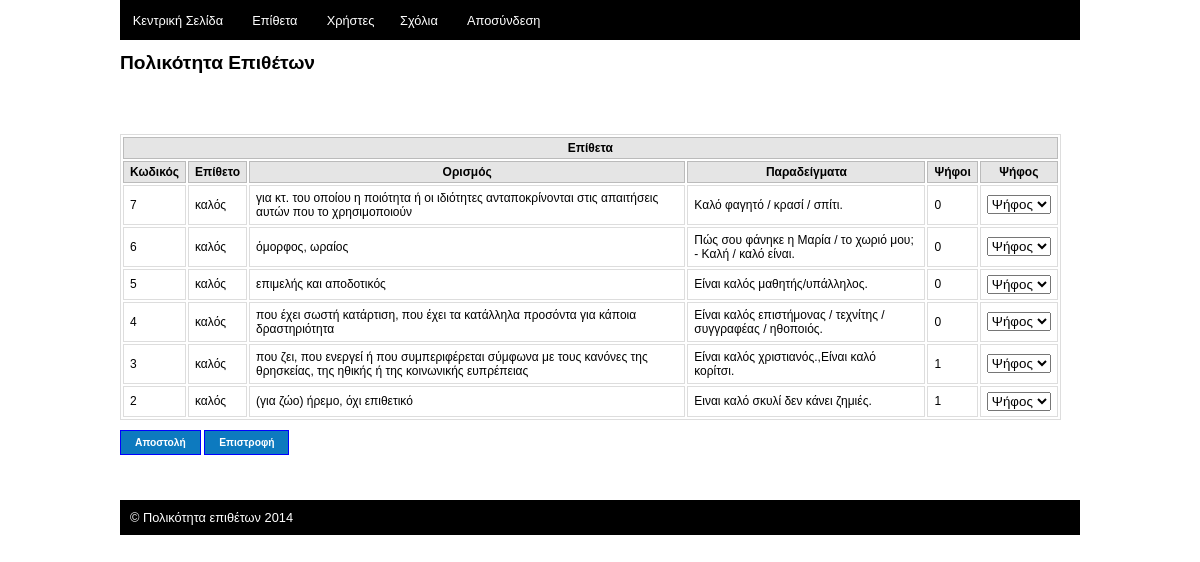
/project/site/admin/voting.php (signed in), run on an earlier commit of the app's database.
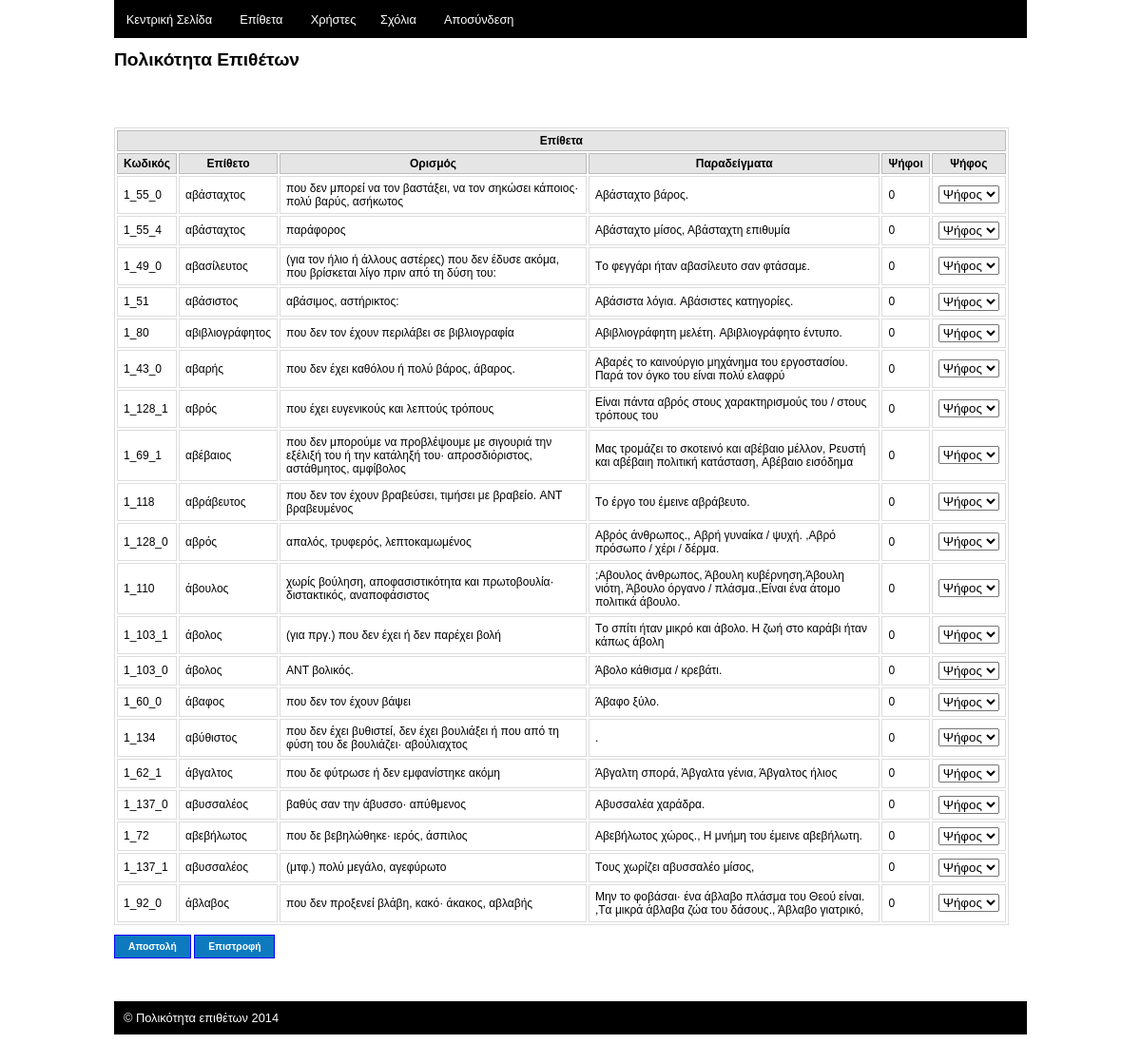
And on a later commit of the database.
### tables this page shows
CREATE TABLE IF NOT EXISTS `adjectives` (
  `code` varchar(255) NOT NULL,
  `adjective` varchar(255) NOT NULL,
  `definition` varchar(500) NOT NULL,
  PRIMARY KEY (`code`)
);

### project/site/includes/functions.php (called while the page is built, shortened)
<?php
function getAdjectivesForVoting($username){
	$username = mysql_escape_string($username);
	$adjective_list=array();
	$sql="SELECT * FROM `adjectives` WHERE code not in ( select code from rankings where username='$username') LIMIT 1000 ";
	$result = mysql_query($sql) or die(mysql_error());
	while($row = mysql_fetch_array($result)) {
		$adjective=new Adjective();
		$adjective->code=$row['code'];
		$adjective->adjective=$row['adjective'];
		$adjective->definition=$row['definition'];
		$sql="SELECT example FROM examples where code='$adjective->code' ";
		$res = mysql_query($sql);
		$i=0;
		while($myrow = mysql_fetch_array($res))	{
			$adjective->examples[$i] = $myrow['example'];
			$i++;
		}
		$sql="SELECT count(*) as count FROM rankings where code='$adjective->code' ";
		$res = mysql_query($sql);
		$myrow = mysql_fetch_array($res);
		$adjective->votes = $myrow['count'];
		$adjective_list[]=$adjective;
	}
    usort($adjective_list, "cmp");
	return $adjective_list;
}
 function cmp($a, $b){
        if($a->votes < $b->votes)
			return false;
		else
			return true;
}
?>

### project/site/admin/voting.php (the view, shortened to what this page needs)
<?php
$username = $_SESSION['username'];
include('header.php');
?>
<div id="content">
<h1>Πολικότητα Επιθέτων</h1>
<br/><br/>
<?php
	$adjectives = getAdjectivesForVoting( $username );
	if(count($adjectives)>0){
?>
<br/>
<form action="" method="post">
	<table>
		<tr>
			<th colspan='7' ><strong>Επίθετα </strong></th>
		</tr>
		<tr>
			<th><strong>Κωδικός</strong></th>
			<th><strong>Επίθετο</strong></th>
			<th><strong>Ορισμός</strong></th>
			<th><strong>Παραδείγματα</strong></th>
			<th><strong>Ψήφοι</strong></th>
		 	<th colspan='2'><strong>Ψήφος</strong></th>
		</tr>
		<?php
		$count=0;
		foreach ( $adjectives as $adjective){
			if($count==ADJECTIVE_MAX_VOTING)
				break;
			$code = $adjective->code;
			echo "<tr>";
			echo "  <td>$code</td>
					<td>$adjective->adjective</td>
					<td>$adjective->definition</td>
					<td>" . implode(",", $adjective->examples) ."</td>
					<td>$adjective->votes</td>";
			echo "  <td colspan='2'> <select name='vote[]'><option value=''>Ψήφος</option><option>-2</option><option>-1</option><option>0</option><option>1</option><option>2</option></select> </td>";
			echo "</tr>";
			$count++;
		}
		?>
	</table>
	<input type="submit" name="submit" value="Αποστολή" class="button" />
	<a href="" onclick="window.history.back();return false;" class="button">Επιστροφή</a>
	</form>
	<?php
	}
	?>
</div>
<br/><br/><br/>
<?php
include('footer.php');
?>

What changed in the data, as far as the page shows it:
no longer on this page (row unchanged): adjectives: code "7", adjective "καλός", definition "για κτ. του οποίου η ποιότητα ή οι ιδιότητες ανταποκρίνονται στις απαιτήσεις αυτών που το χρησιμοποιούν", examples "Kαλό φαγητό / κρασί / σπίτι.", votes "0"
no longer on this page (row unchanged): adjectives: code "6", adjective "καλός", definition "όμορφος, ωραίος", examples "Πώς σου φάνηκε η Mαρία / το χωριό μου; - Kαλή / καλό είναι.", votes "0"
no longer on this page (row unchanged): adjectives: code "5", adjective "καλός", definition "επιμελής και αποδοτικός", examples "Είναι καλός μαθητής/υπάλληλος.", votes "0"
no longer on this page (row unchanged): adjectives: code "4", adjective "καλός", definition "που έχει σωστή κατάρτιση, που έχει τα κατάλληλα προσόντα για κάποια δραστηριότητα", examples "Είναι καλός επιστήμονας / τεχνίτης / συγγραφέας / ηθοποιός.", votes "0"
no longer on this page (row unchanged): adjectives: code "3", adjective "καλός", definition "που ζει, που ενεργεί ή που συμπεριφέρεται σύμφωνα με τους κανόνες της θρησκείας, της ηθικής ή της κοινωνικής ευπρέπειας", examples "Είναι καλός χριστιανός.,Είναι καλό κορίτσι.", votes "1"
no longer on this page (row unchanged): adjectives: code "2", adjective "καλός", definition "(για ζώο) ήρεμο, όχι επιθετικό", examples "Ειναι καλό σκυλί δεν κάνει ζημιές.", votes "1"
added adjectives: code "1_55_0", adjective "αβάσταχτος", definition "που δεν μπορεί να τον βαστάξει, να τον σηκώσει κάποιος· πολύ βαρύς, ασήκωτος", examples "Aβάσταχτο βάρος.", votes "0"
added adjectives: code "1_55_4", adjective "αβάσταχτος", definition "παράφορος", examples "Αβάσταχτο μίσος, Αβάσταχτη επιθυμία", votes "0"
added adjectives: code "1_49_0", adjective "αβασίλευτος", definition "(για τον ήλιο ή άλλους αστέρες) που δεν έδυσε ακόμα, που βρίσκεται λίγο πριν από τη δύση του:", examples "Tο φεγγάρι ήταν αβασίλευτο σαν φτάσαμε.", votes "0"
added adjectives: code "1_51", adjective "αβάσιστος", definition "αβάσιμος, αστήρικτος:", examples "Aβάσιστα λόγια. Aβάσιστες κατηγορίες.", votes "0"
added adjectives: code "1_80", adjective "αβιβλιογράφητος", definition "που δεν τον έχουν περιλάβει σε βιβλιογραφία", examples "Aβιβλιογράφητη μελέτη. Aβιβλιογράφητο έντυπο.", votes "0"
added adjectives: code "1_43_0", adjective "αβαρής", definition "που δεν έχει καθόλου ή πολύ βάρος, άβαρος.", examples "Αβαρές το καινούργιο μηχάνημα του εργοστασίου. Παρά τον όγκο του είναι πολύ ελαφρύ", votes "0"
added adjectives: code "1_128_1", adjective "αβρός", definition "που έχει ευγενικούς και λεπτούς τρόπους", examples "Είναι πάντα αβρός στους χαρακτηρισμούς του / στους τρόπους του", votes "0"
added adjectives: code "1_69_1", adjective "αβέβαιος", definition "που δεν μπορούμε να προβλέψουμε με σιγουριά την εξέλιξή του ή την κατάληξή του· απροσδιόριστος, αστάθμητος, αμφίβολος", examples "Mας τρομάζει το σκοτεινό και αβέβαιο μέλλον, Ρευστή και αβέβαιη πολιτική κατάσταση, Aβέβαιο εισόδημα", votes "0"
added adjectives: code "1_118", adjective "αβράβευτος", definition "που δεν τον έχουν βραβεύσει, τιμήσει με βραβείο. ANT βραβευμένος", examples "Tο έργο του έμεινε αβράβευτο.", votes "0"
added adjectives: code "1_128_0", adjective "αβρός", definition "απαλός, τρυφερός, λεπτοκαμωμένος", examples "Αβρός άνθρωπος., Aβρή γυναίκα / ψυχή. ,Aβρό πρόσωπο / χέρι / δέρμα.", votes "0"
added adjectives: code "1_110", adjective "άβουλος", definition "χωρίς βούληση, αποφασιστικότητα και πρωτοβουλία· διστακτικός, αναποφάσιστος", examples ";Aβουλος άνθρωπος, Άβουλη κυβέρνηση,Άβουλη νιότη, Άβουλο όργανο / πλάσμα.,Είναι ένα άτομο πολιτικά άβουλο.", votes "0"
added adjectives: code "1_103_1", adjective "άβολος", definition "(για πργ.) που δεν έχει ή δεν παρέχει βολή", examples "Tο σπίτι ήταν μικρό και άβολο. H ζωή στο καράβι ήταν κάπως άβολη", votes "0"
added adjectives: code "1_103_0", adjective "άβολος", definition "ANT βολικός.", examples "Άβολο κάθισμα / κρεβάτι.", votes "0"
added adjectives: code "1_60_0", adjective "άβαφος", definition "που δεν τον έχουν βάψει", examples "Άβαφο ξύλο.", votes "0"
added adjectives: code "1_134", adjective "αβύθιστος", definition "που δεν έχει βυθιστεί, δεν έχει βουλιάξει ή που από τη φύση του δε βουλιάζει· αβούλιαχτος", examples ".", votes "0"
added adjectives: code "1_62_1", adjective "άβγαλτος", definition "που δε φύτρωσε ή δεν εμφανίστηκε ακόμη", examples "Άβγαλτη σπορά, Άβγαλτα γένια, Άβγαλτος ήλιος", votes "0"
added adjectives: code "1_137_0", adjective "αβυσσαλέος", definition "βαθύς σαν την άβυσσο· απύθμενος", examples "Aβυσσαλέα χαράδρα.", votes "0"
added adjectives: code "1_72", adjective "αβεβήλωτος", definition "που δε βεβηλώθηκε· ιερός, άσπιλος", examples "Αβεβήλωτος χώρος., H μνήμη του έμεινε αβεβήλωτη.", votes "0"
added adjectives: code "1_137_1", adjective "αβυσσαλέος", definition "(μτφ.) πολύ μεγάλο, αγεφύρωτο", examples "Tους χωρίζει αβυσσαλέο μίσος,", votes "0"
added adjectives: code "1_92_0", adjective "άβλαβος", definition "που δεν προξενεί βλάβη, κακό· άκακος, αβλαβής", examples "Mην το φοβάσαι· ένα άβλαβο πλάσμα του Θεού είναι. ,Tα μικρά άβλαβα ζώα του δάσους., Άβλαβο γιατρικό,", votes "0"
